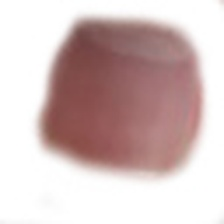
%> input picture GLCM-KUKU/DataLatih/sehat01.jpg, 224 x 224 px; its folder holds only this picture in this run
$ octave LatihData.m   (GNU Octave 9; MATLAB toolbox functions it lacks are replaced by stand-ins)
%> lines starting %> are read from the running program, lines starting %| are printed output that depends on the picture
### GLCM-KUKU/graylevel_comat.m
function [hasilanalisis] = graylevel_comat(input)

% [17 lines of commented-out code are left out]
      input(input <= 63) = 0;
      input(input <= 127 & input >= 64) = 1;
      input(input <= 128 & input >= 191) = 2;
      input(input <= 192 & input >= 255) = 3;

      %kookurens
      [glcm, SI] = graycomatrix(input,'NumLevels',4,'GrayLimits',[]);
      %penjumlahan asli dan transpos
      glcm2 = [glcm] + [glcm]';

%     normalisasi
%    glcm = output/sum(sum(output));
      glcm = glcm2/sum(sum(glcm2));
%     tekstur
    energi = sum(glcm(:).^2);
    entrophy = sum(glcm(:).*mylog2(glcm(:)));
    [kolom, baris] = meshgrid(1:size(glcm,1), 1:size(glcm,2));
    homogen = sum(sum(glcm./(1+abs(baris-kolom))));
    kontras = sum(sum((abs(baris-kolom).^2).*glcm));
    meanbaris = sum(sum(baris.*glcm));
    meankolom = sum(sum(kolom.*glcm));
    stdbaris = sqrt(sum(sum((baris - meanbaris).^2 .* glcm)));
    stdkolom = sqrt(sum(sum((kolom - meankolom).^2 .* glcm)));
    korelasi = sum(sum((baris - meanbaris) .* (kolom - meankolom) .* glcm)) / (stdbaris * stdkolom);
    hasilanalisis = [kontras korelasi energi homogen entrophy];
end

function out = mylog2(in)
  out = log2(in);
  out(~in) = 0;
end

### GLCM-KUKU/LatihData.m
clc;
D = 'D:\Danny\GLCM-KUKU\DataLatih';
imagetrains =  dir(fullfile(D,'*.jpg'));
nfiles=length(imagetrains);
ciriLatih = [];
kelasCiri = [];

%Loop Data Latih
for ii=1:nfiles
    imagetrains(ii).name
    gambarIni = fullfile(D,imagetrains(ii).name);
    ini_ajah = imread(gambarIni);
%> ini_ajah is the input picture: size 224x224x3 uint8; mean R, G, B 211.7, 191.4, 190.5
    grayImage = rgb2gray(ini_ajah);
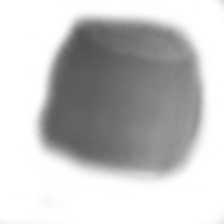
%> grayImage: size 224x224 uint8; min 80, max 255, mean 197.4
    if ii<100
        kelasCiri = [kelasCiri 0];
    else
        kelasCiri = [kelasCiri 1];
    end

       glcm = graylevel_comat(grayImage);
%> in graylevel_comat, `input(input <= 127 & input >= 64) = 1;`:
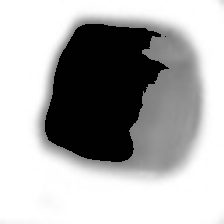
%> input: size 224x224 uint8; min 1, max 255, mean 173.3
%> in graylevel_comat, `[glcm, SI] = graycomatrix(input,'NumLevels',4,'GrayLimits',[]);`:
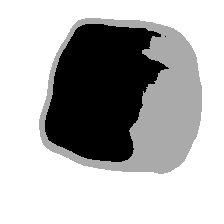
%> SI: size 224x224 double; min 1, max 4, mean 3.12; drawn with min black and max white
%> in graylevel_comat, `[glcm, SI] = graycomatrix(input,'NumLevels',4,'GrayLimits',[]);`: glcm = [11473 0 142 0; 0 0 0 0; 142 0 9078 156; 0 0 156 28805]
%> in graylevel_comat, `glcm2 = [glcm] + [glcm]';`: glcm2 = [22946 0 284 0; 0 0 0 0; 284 0 18156 312; 0 0 312 57610]
%> in graylevel_comat, `glcm = glcm2/sum(sum(glcm2));`: glcm = [0.23 0 0.00284 0; 0 0 0 0; 0.00284 0 0.182 0.00312; 0 0 0.00312 0.577]
%> in graylevel_comat, `energi = sum(glcm(:).^2);`: energi = 0.418
%> in mylog2, `out = log2(in);`: out = [-2.12; -Inf; -8.46; -Inf; -Inf; -Inf; -Inf; -Inf; -8.46; -Inf; -2.46; -8.32; -Inf; -Inf; -8.32; -0.794]
%> in graylevel_comat, `entrophy = sum(glcm(:).*mylog2(glcm(:)));`: entrophy = -1.49
%> in graylevel_comat, `homogen = sum(sum(glcm./(1+abs(baris-kolom))));`: homogen = 0.993
%> in graylevel_comat, `kontras = sum(sum((abs(baris-kolom).^2).*glcm));`: kontras = 0.029
%> in graylevel_comat, `meanbaris = sum(sum(baris.*glcm));`: meanbaris = 3.11
%> in graylevel_comat, `stdbaris = sqrt(sum(sum((baris - meanbaris).^2 .* glcm)));`: stdbaris = 1.22
%> in graylevel_comat, `korelasi = sum(sum((baris - meanbaris) .* (kolom - meankolom) .* glcm)..`: korelasi = 0.99
%> in graylevel_comat, `hasilanalisis = [kontras korelasi energi homogen entrophy];`: hasilanalisis = [0.029 0.99 0.418 0.993 -1.49]
%> glcm = [0.029 0.99 0.418 0.993 -1.49]
       ciriLatih = [ciriLatih; glcm];
%> ciriLatih = [0.029 0.99 0.418 0.993 -1.49]
end

csvwrite('CiriLatih.txt',ciriLatih);
csvwrite('KelasCiri.txt',kelasCiri);
%------------

$ run again, on GLCM-KUKU/DataLatih/sehat10.jpg
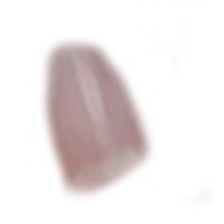
%> input picture GLCM-KUKU/DataLatih/sehat10.jpg, 224 x 224 px
%> ini_ajah is the input picture: size 224x224x3 uint8; mean R, G, B 237.7, 231.7, 231.8
%> `grayImage = rgb2gray(ini_ajah);`:
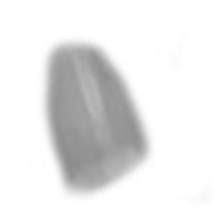
%> grayImage: size 224x224 uint8; min 140, max 255, mean 233.5
%> in graylevel_comat, `[glcm, SI] = graycomatrix(input,'NumLevels',4,'GrayLimits',[]);`:
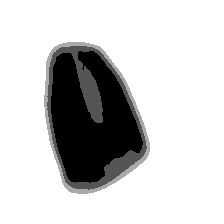
%> SI: size 224x224 double; min 1, max 4, mean 3.4; drawn with min black and max white
%> in graylevel_comat, `[glcm, SI] = graycomatrix(input,'NumLevels',4,'GrayLimits',[]);`: glcm = [7397 212 0 0; 212 2510 144 0; 0 144 1125 153; 0 0 153 37902]
%> glcm2 = [14794 424 0 0; 424 5020 288 0; 0 288 2250 306; 0 0 306 75804]
%> in graylevel_comat, `glcm = glcm2/sum(sum(glcm2));`: glcm = [0.148 0.00424 0 0; 0.00424 0.0502 0.00288 0; 0 0.00288 0.0225 0.00306; 0 0 0.00306 0.759]
%> energi = 0.601
%> out = [-2.76; -7.88; -Inf; -Inf; -7.88; -4.31; -8.44; -Inf; -Inf; -8.44; -5.47; -8.35; -Inf; -Inf; -8.35; -0.398]
%> entrophy = -1.22
%> homogen = 0.99
%> kontras = 0.0204
%> meanbaris = 3.4
%> stdbaris = 1.13
%> korelasi = 0.992
%> hasilanalisis = [0.0204 0.992 0.601 0.99 -1.22]

$ run again, on GLCM-KUKU/DataLatih/sehat100.jpg
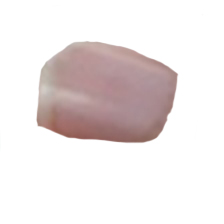
%> input picture GLCM-KUKU/DataLatih/sehat100.jpg, 224 x 224 px
%> ini_ajah is the input picture: size 224x224x3 uint8; mean R, G, B 236.3, 229.1, 229.1
%> in graylevel_comat, `input(input <= 127 & input >= 64) = 1;`:
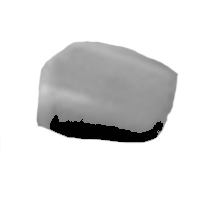
%> input: size 224x224 uint8; min 1, max 255, mean 227.8
%> in graylevel_comat, `[glcm, SI] = graycomatrix(input,'NumLevels',4,'GrayLimits',[]);`:
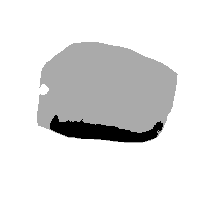
%> SI: size 224x224 double; min 1, max 4, mean 3.71; drawn with min black and max white
%> in graylevel_comat, `[glcm, SI] = graycomatrix(input,'NumLevels',4,'GrayLimits',[]);`: glcm = [1439 0 49 0; 0 0 0 0; 49 0 9722 106; 0 0 106 38481]
%> glcm2 = [2878 0 98 0; 0 0 0 0; 98 0 19444 212; 0 0 212 76962]
%> in graylevel_comat, `glcm = glcm2/sum(sum(glcm2));`: glcm = [0.0288 0 0.000981 0; 0 0 0 0; 0.000981 0 0.195 0.00212; 0 0 0.00212 0.77]
%> energi = 0.632
%> out = [-5.12; -Inf; -9.99; -Inf; -Inf; -Inf; -Inf; -Inf; -9.99; -Inf; -2.36; -8.88; -Inf; -Inf; -8.88; -0.376]
%> entrophy = -0.954
%> homogen = 0.997
%> kontras = 0.0121
%> meanbaris = 3.71
%> stdbaris = 0.619
%> korelasi = 0.984
%> hasilanalisis = [0.0121 0.984 0.632 0.997 -0.954]

$ run again, on GLCM-KUKU/DataLatih/sehat05.jpg
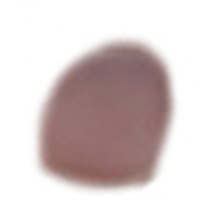
%> input picture GLCM-KUKU/DataLatih/sehat05.jpg, 224 x 224 px
%> ini_ajah is the input picture: size 224x224x3 uint8; mean R, G, B 221, 210.4, 210.1
%> `grayImage = rgb2gray(ini_ajah);`:
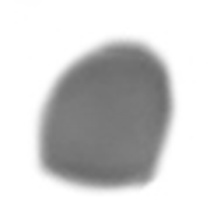
%> grayImage: size 224x224 uint8; min 107, max 255, mean 213.5
%> in graylevel_comat, `[glcm, SI] = graycomatrix(input,'NumLevels',4,'GrayLimits',[]);`:
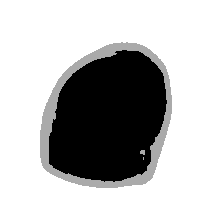
%> SI: size 224x224 double; min 1, max 4, mean 3.21; drawn with min black and max white
%> in graylevel_comat, `[glcm, SI] = graycomatrix(input,'NumLevels',4,'GrayLimits',[]);`: glcm = [11887 0 144 0; 0 0 0 0; 144 0 3138 147; 0 0 147 34345]
%> glcm2 = [23774 0 288 0; 0 0 0 0; 288 0 6276 294; 0 0 294 68690]
%> in graylevel_comat, `glcm = glcm2/sum(sum(glcm2));`: glcm = [0.238 0 0.00288 0; 0 0 0 0; 0.00288 0 0.0628 0.00294; 0 0 0.00294 0.688]
%> energi = 0.533
%> out = [-2.07; -Inf; -8.44; -Inf; -Inf; -Inf; -Inf; -Inf; -8.44; -Inf; -3.99; -8.41; -Inf; -Inf; -8.41; -0.54]
%> entrophy = -1.21
%> homogen = 0.993
%> kontras = 0.0289
%> meanbaris = 3.21
%> stdbaris = 1.27
%> korelasi = 0.991
%> hasilanalisis = [0.0289 0.991 0.533 0.993 -1.21]
